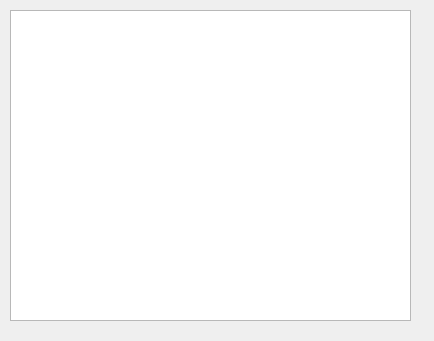
<?xml version="1.0" encoding="UTF-8"?>
<ui version="4.0">
 <class>codeEditor</class>
 <widget class="QWidget" name="codeEditor">
  <property name="geometry">
   <rect>
    <x>0</x>
    <y>0</y>
    <width>434</width>
    <height>341</height>
   </rect>
  </property>
  <property name="windowTitle">
   <string>Form</string>
  </property>
  <widget class="QWidget" name="horizontalLayoutWidget">
   <property name="geometry">
    <rect>
     <x>10</x>
     <y>10</y>
     <width>401</width>
     <height>311</height>
    </rect>
   </property>
   <layout class="QHBoxLayout" name="horizontalLayout">
    <property name="sizeConstraint">
     <enum>QLayout::SetMinimumSize</enum>
    </property>
    <item>
     <widget class="QPlainTextEdit" name="editArea"/>
    </item>
   </layout>
  </widget>
 </widget>
 <resources/>
 <connections/>
</ui>
